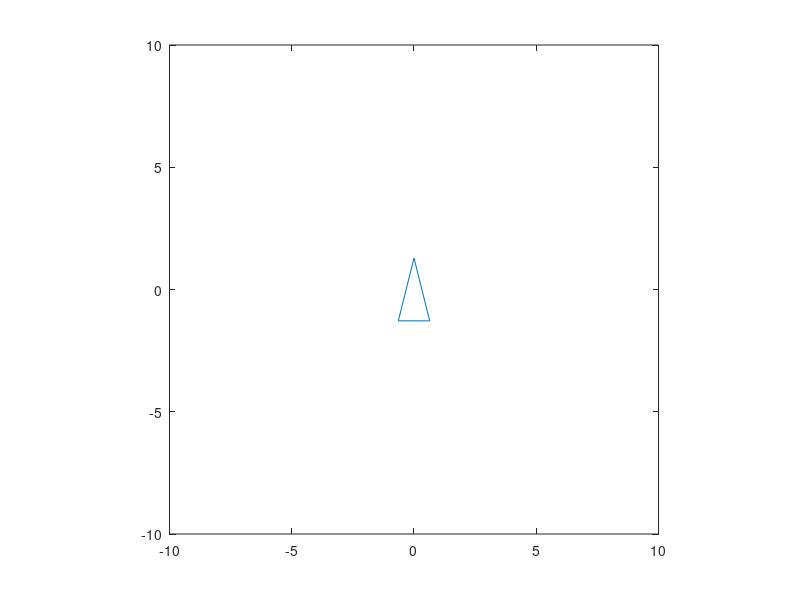

MATLAB code to generate this figure:
clf                                     %clear all settings for the plot
T = [-0.5,0,0.5,-0.5;-1,1,-1,-1];
L = [cos(pi/20), -sin(pi/20); sin(pi/20), cos(pi/20)];
R = [cos(-pi/20), -sin(-pi/20); sin(-pi/20), cos(-pi/20)];
D = 1.125*eye(2);
C = 0.9*eye(2);
p = plot(T(1,:),T(2,:));                % plot the triangle
axis([-10,10,-10,10])                   % set size of the graph
axis square                             % make the display square
figure(gcf)                             % display graphic window
% Adjust the windows on your screen so that both the command window 
% and the graphics window show
hold on                                   % hold the current graph
for i = 1:20
   T = L*D*T;                               % transform the figure
   set(p,'xdata',T(1,:),'ydata',T(2,:));  % erase original figure and plot
                                          % the transformed figure
   pause(0.1)               % adjust this pause to suit your computer
end
pause(0.3)
for i = 1:20
   T = C*R*T;                               % transform the figure
   set(p,'xdata',T(1,:),'ydata',T(2,:));  % erase original figure and plot
                                          % the transformed figure
   pause(0.1)               % adjust this pause to suit your computer
end
hold off

